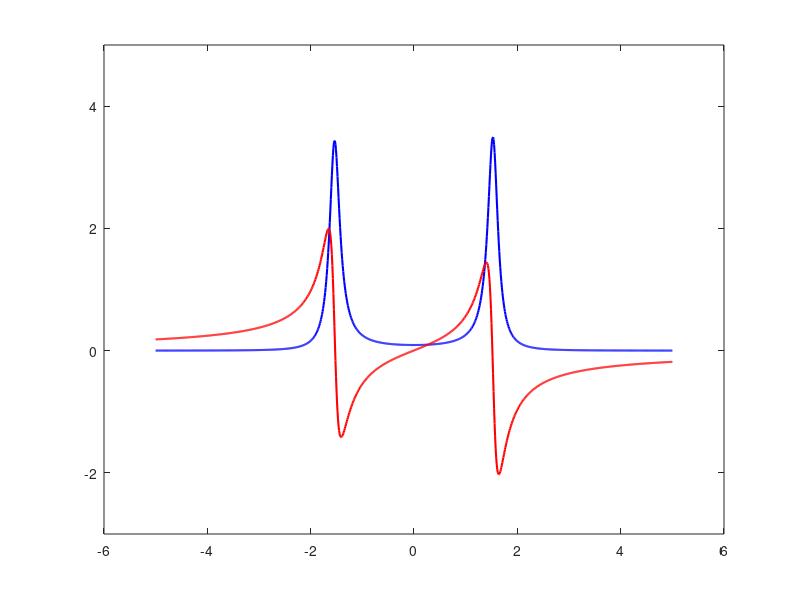

The MATLAB script that drew this image:
clear all;
close all;
deltap = -5.0*10^11 : 0.01*10^11 : 5.0*10^11; 
deltac1=1.0*10^9;
deltac2=2.0*10^9;
g21 = 1.0*10^9;  
g31 = 1.0*10^9;   
g41 = 4.2*10^11;  
Omega_c1 = 1.5*10^11; 
Omega_c2 = 1.0*10^11; 
K = 1.4*10^17; 
omegap = 10.08*10^14; 
c = 3*10^8;


Delta1 = deltap+1i*(g21/2); 
Delta2 = deltap +deltac1+1i*(g31/2);
Delta3 = deltap +deltac2+1i*(g41/2); 

Dp = (Delta2 + 1i*g31/2) .* (Delta3 + 1i*g41/2) - abs(Omega_c2)^2;
D = (Delta1 + 1i*g21/2) .* (Delta2 + 1i*g31/2) .* (Delta3 + 1i*g41/2)- abs(Omega_c1)^2 .* (Delta3 + 1i*g41/2)- abs(Omega_c2)^2 .* (Delta1 + 1i*g21/2);
A=((2.*c.*K)./(omegap));
l=(A^2)*84000;

chi1=((-A.*Dp)./D);
%chi1a=imag(chi1);
plot(deltap ./ 10^11,imag(chi1),'b', 'LineWidth', 1.5)
hold on;
%plot(deltap / 10^11, real(chi3), 'o');
%hold on;
%chi1b=real(chi1);
plot(deltap ./ 10^11,real(chi1),'r', 'LineWidth', 1.5)
hold on;
%plot(deltap / 10^11, imag(chi3), '.'); 
%grid on;
ylim([-3,5]);